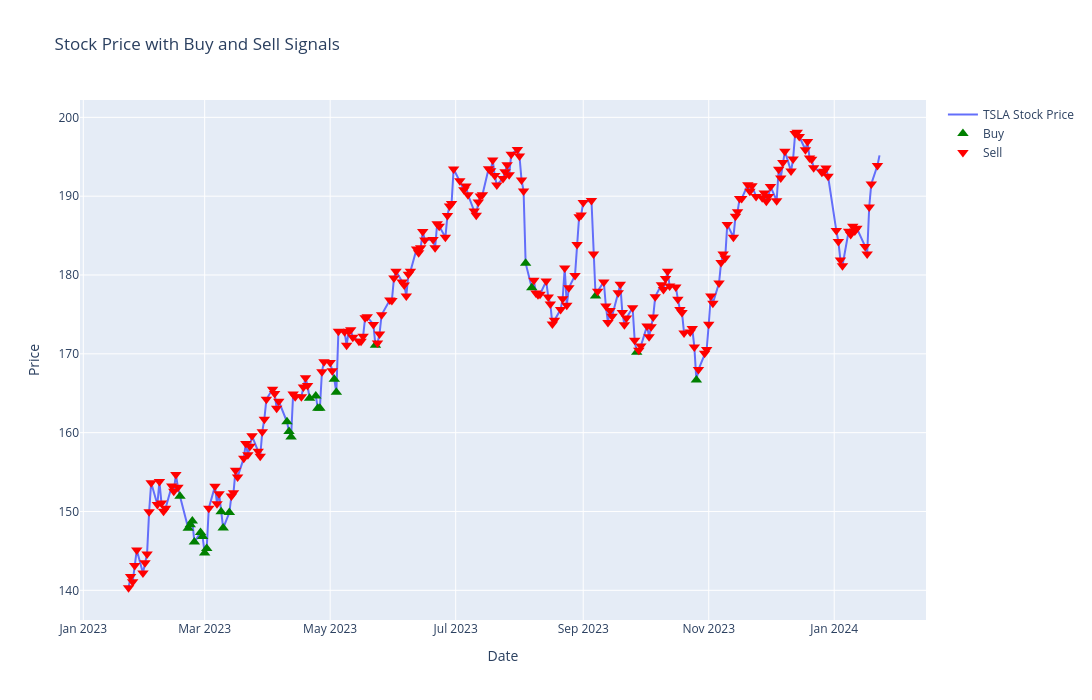

The cell this chart's notebook holds for it:
### Code cell
fig = go.Figure()
fig.add_trace(go.Scatter(x=np.array(date_test).flatten(), y=stock_data["Adj Close"].iloc[test_index:], mode='lines', name='TSLA Stock Price'))

# Buy and sell signals
buy_signals = signals[signals['Signal_Pred'] == 1]
sell_signals = signals[signals['Signal_Pred'] == 0]

# Ensure that buy and sell prices are aligned with the signals by matching on the 'Date' column
buy_prices = stock_data[stock_data['Date'].isin(buy_signals['Date'])]["Adj Close"]
sell_prices = stock_data[stock_data['Date'].isin(sell_signals['Date'])]["Adj Close"]


# Plot buy signals
fig.add_trace(go.Scatter(
    x=buy_signals['Date'], 
    y=buy_prices, 
    mode='markers', 
    name='Buy', 
    marker=dict(color='green', size=10, symbol='triangle-up')
))


# Plot sell signals
fig.add_trace(go.Scatter(
    x=sell_signals['Date'], 
    y=sell_prices, 
    mode='markers', 
    name='Sell', 
    marker=dict(color='red', size=10, symbol='triangle-down')
))


# Update layout
fig.update_layout(
    title='Stock Price with Buy and Sell Signals',
    xaxis_title='Date',
    yaxis_title='Price',
    xaxis_rangeslider_visible=False,
    height = 700,
    width=1280
)

# Show the plot
pyo.iplot(fig)

### Figure 1 — Plotly figure (JSON) as saved in the notebook; plotly's stock layout.template omitted (floating-point values rounded to 4 significant figures; data arrays with more than 128 entries replaced by an {"elided": "..."} marker saying what was removed)
{"data": [{"mode": "lines", "name": "TSLA Stock Price", "type": "scatter", "x": {"elided": "252 str values"}, "y": {"elided": "252 float values"}}, {"marker": {"color": "green", "size": 10, "symbol": "triangle-up"}, "mode": "markers", "name": "Buy", "type": "scatter", "x": ["2023-02-17T00:00:00", "2023-02-21T00:00:00", "2023-02-22T00:00:00", "2023-02-23T00:00:00", "2023-02-24T00:00:00", "2023-02-27T00:00:00", "2023-02-28T00:00:00", "2023-03-01T00:00:00", "2023-03-02T00:00:00", "2023-03-09T00:00:00", "2023-03-10T00:00:00", "2023-03-13T00:00:00", "2023-04-10T00:00:00", "2023-04-11T00:00:00", "2023-04-12T00:00:00", "2023-04-21T00:00:00", "2023-04-24T00:00:00", "2023-04-25T00:00:00", "2023-04-26T00:00:00", "2023-05-03T00:00:00", "2023-05-04T00:00:00", "2023-05-23T00:00:00", "2023-08-04T00:00:00", "2023-08-07T00:00:00", "2023-09-07T00:00:00", "2023-09-27T00:00:00", "2023-10-26T00:00:00"], "y": [151.9, 147.9, 148.3, 148.8, 146.1, 147.3, 146.8, 144.7, 145.3, 150.0, 147.9, 149.9, 161.4, 160.2, 159.5, 164.4, 164.7, 163.1, 163.1, 166.8, 165.1, 171.1, 181.5, 178.4, 177.3, 170.2, 166.7]}, {"marker": {"color": "red", "size": 10, "symbol": "triangle-down"}, "mode": "markers", "name": "Sell", "type": "scatter", "x": {"elided": "224 str values"}, "y": {"elided": "224 float values"}}], "layout": {"height": 700, "title": {"text": "Stock Price with Buy and Sell Signals"}, "width": 1280, "xaxis": {"rangeslider": {"visible": false}, "title": {"text": "Date"}}, "yaxis": {"title": {"text": "Price"}}}}
